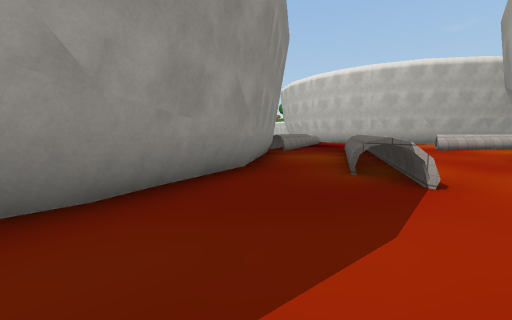
View 1 (above)

24 first-person views from a walk through a 3-D level made in the Unity game engine. The camera is 1.4 m above the floor, tilts 6° down and sees 90° across. The floor is counted in squares, 2 m on a side. Each view is taken from the middle of a square. On the plan, view 1 faces up. The plan holds only what a view shows up to about 9 squares ahead; the rest is blank. The place goes on beyond the plan. Some trees and plants on the terrain are drawn as simple stand-ins. Some surface patterns are stand-ins.

View 2
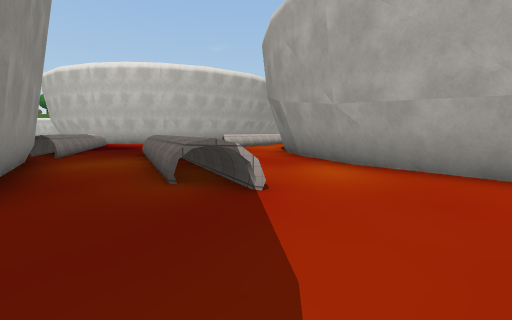

View 3
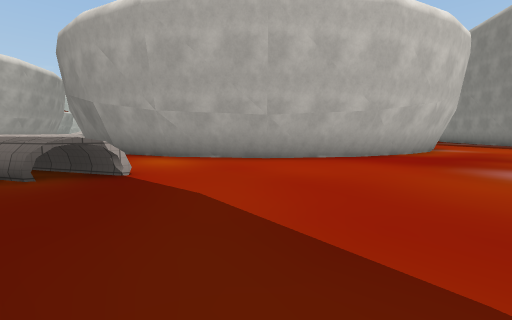

View 4
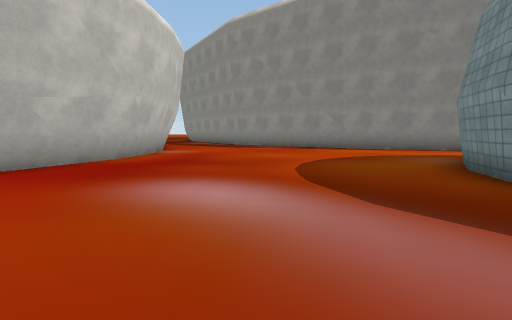

View 5
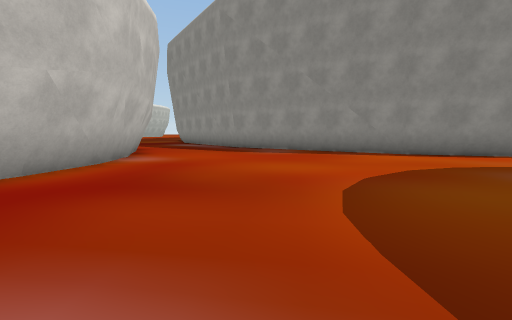

View 6
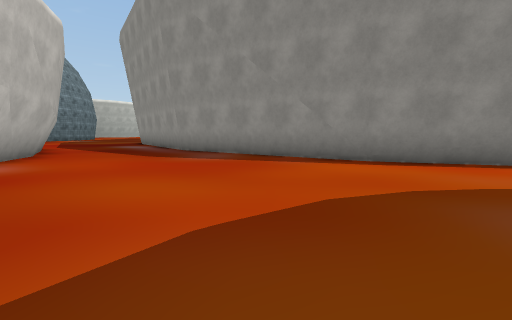

View 7
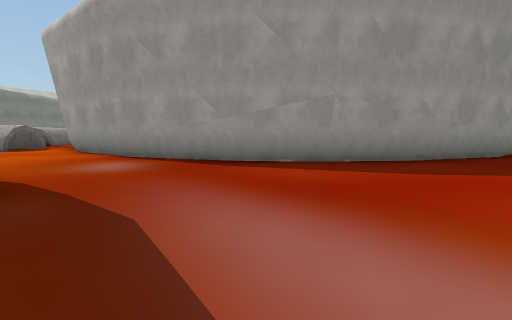

View 8
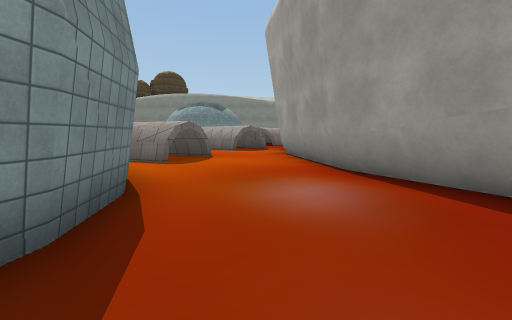

View 9
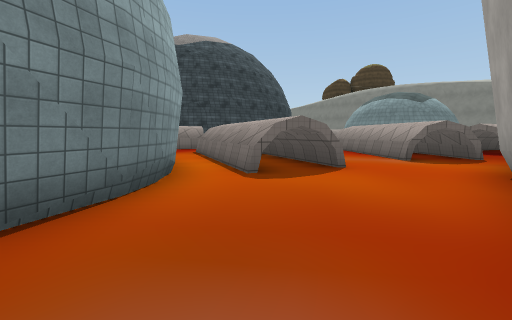

View 10
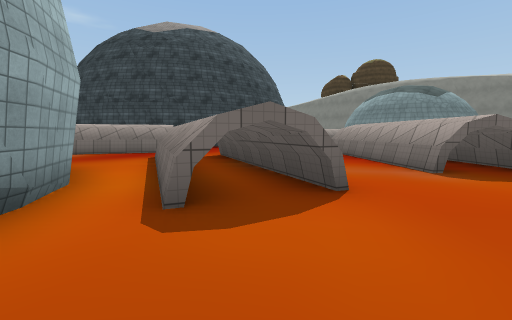

View 11
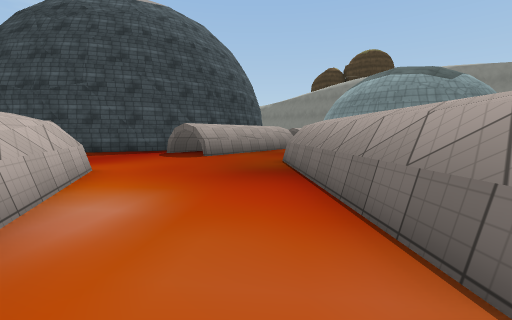

View 12
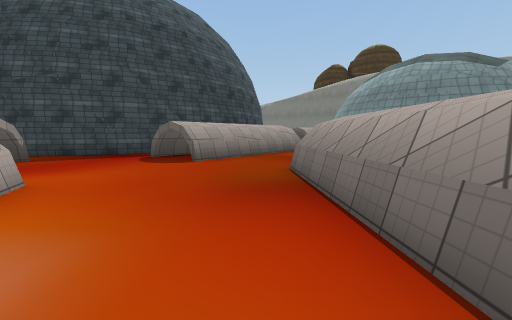

View 13
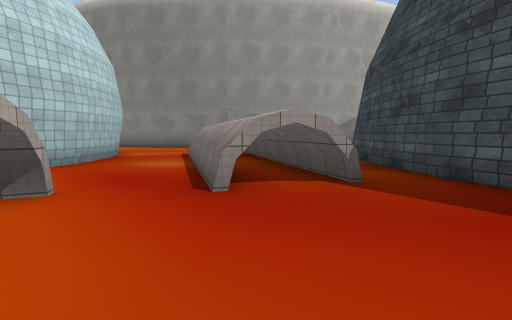

View 14
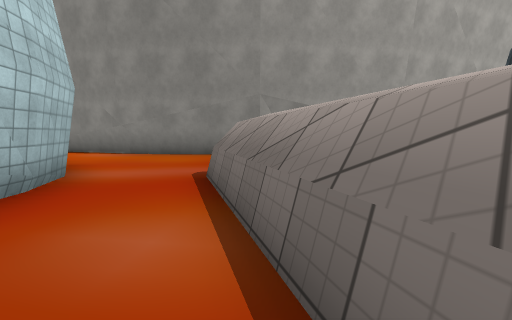

View 15
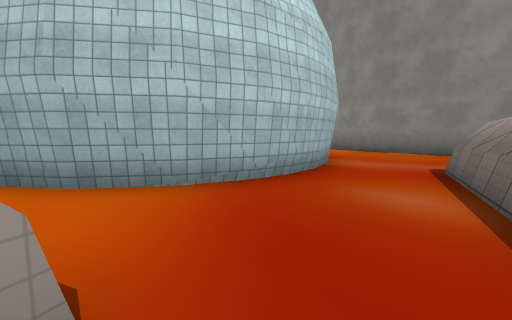

View 16
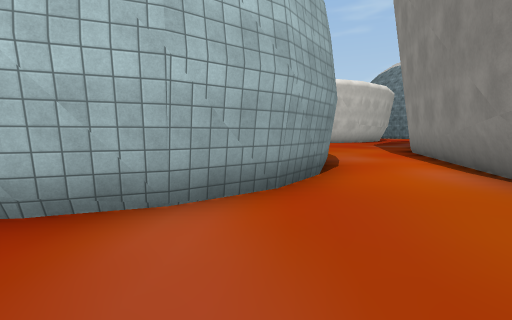

View 17
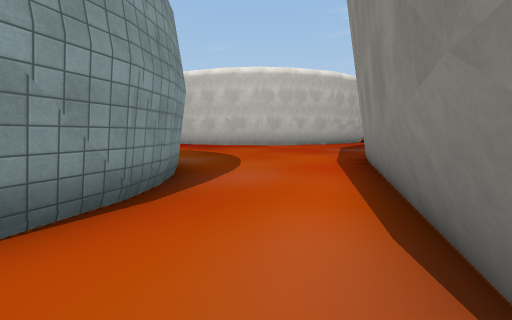

View 18
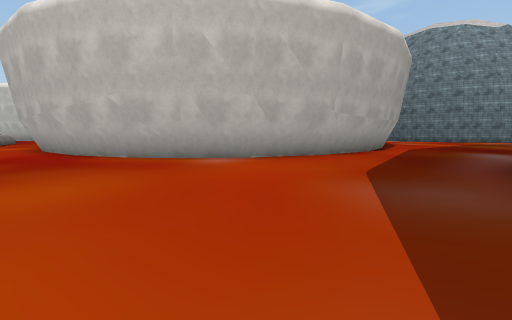

View 19
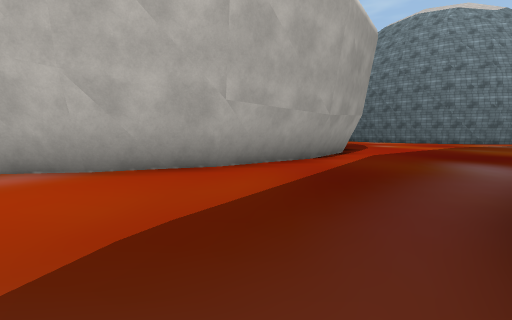

View 20
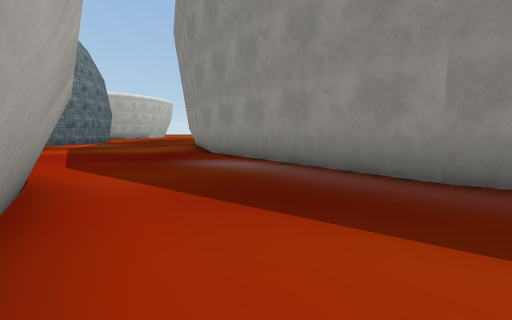

View 21
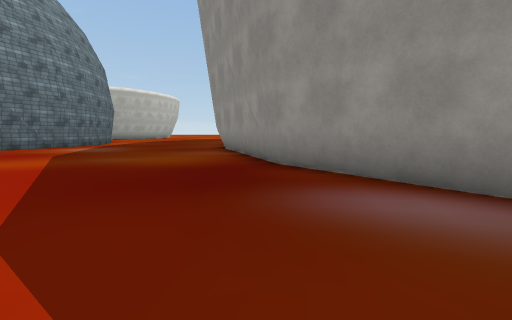

View 22
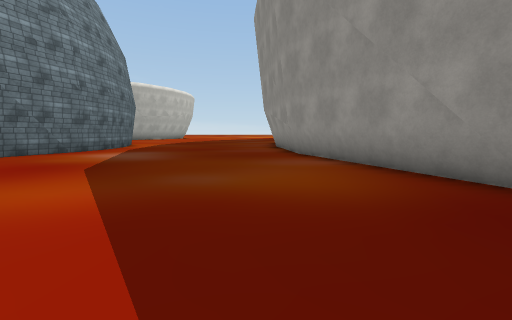

View 23
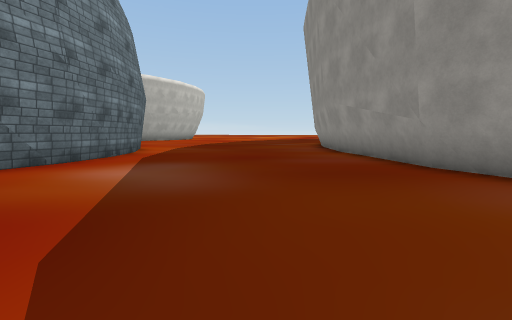

View 24
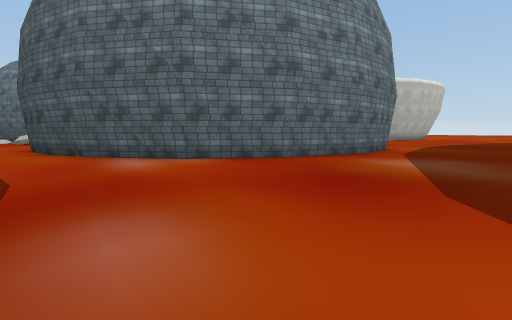

### Floor plan
Key: @ floor where view 1 was taken; # wall or solid block; . floor; = window, fence, low wall or low ledge; ^ raised ledge.
Columns run from 17 left of view 1 to 32 right of it. Each row starts with its distance up from view 1.
 12                   ^^
 11                   ^..
 10                  ##..^
  9                  #..^  ...
  8                  #..^^ ...
  7                  #..^....
  6                  #.^^...#
  5                 ##.^^..##
  4                 #..^...#
  3                ##..=..##
  2               ##......#
  1              ##.......#
  0             ##...@....#                       .#
 -1           ###.........#                      ..#
 -2        ####...........##                    ..##
 -3 ...  ###...............#                   ...#
 -4 ..#....................##                 ...##
 -5  ###....................##               ....#
 -6  ##...###.####  .........##            ......#
 -7 ^#....##=##     #.........###          ......#
 -8 ^^...^####      #...........#######   .......##
 -9 ^....##.#       ##............................#
-10 ....^##.##       #............................##
-11 .....#^..#       ..............................#
-12 #........##    ##..............................##
-13 #....^....## ###......#############.............##
-14  ...###^...###.....####           ###............
-15 ##..^####^.......###                ###.........
-16  ###. ^###.....###                    ###.......

Where each view was taken, in squares from view 1:
view 1: 0 up, 0 right, facing up
view 2: 1 up, 0 right, facing up-right
view 3: 1 up, 2 left, facing right
view 4: 2 down, 1 left, facing down-right
view 5: 4 down, 1 right, facing down-right
view 6: 7 down, 1 right, facing down-right
view 7: 5 down, 0 right, facing up-left
view 8: 4 down, 3 left, facing left
view 9: 3 down, 6 left, facing down-left
view 10: 4 down, 8 left, facing down-left
view 11: 5 down, 12 left, facing down-left
view 12: 6 down, 13 left, facing down-left
view 13: 11 down, 15 left, facing down-right
view 14: 13 down, 11 left, facing down-right
view 15: 12 down, 12 left, facing right
view 16: 16 down, 7 left, facing up-right
view 17: 16 down, 3 left, facing up-right
view 18: 12 down, 4 right, facing up-right
view 19: 12 down, 8 right, facing up-right
view 20: 8 down, 10 right, facing down-right
view 21: 9 down, 14 right, facing down-right
view 22: 9 down, 18 right, facing down-right
view 23: 10 down, 22 right, facing down-right
view 24: 8 down, 21 right, facing right
